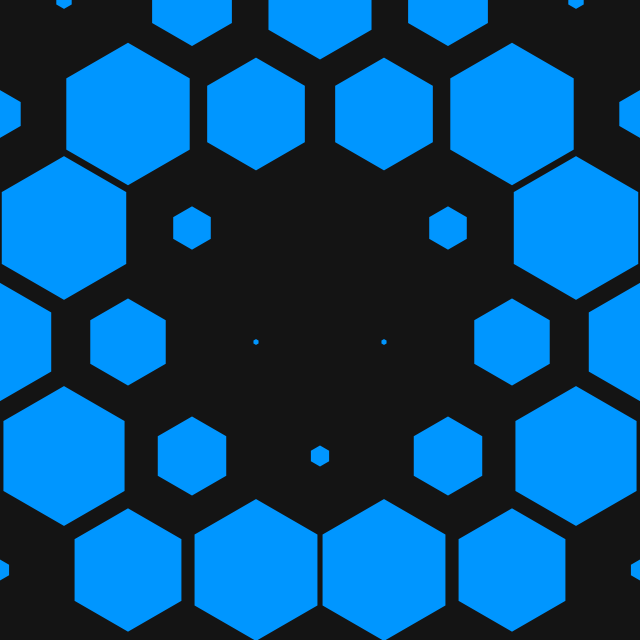
Frame 1 (no input)
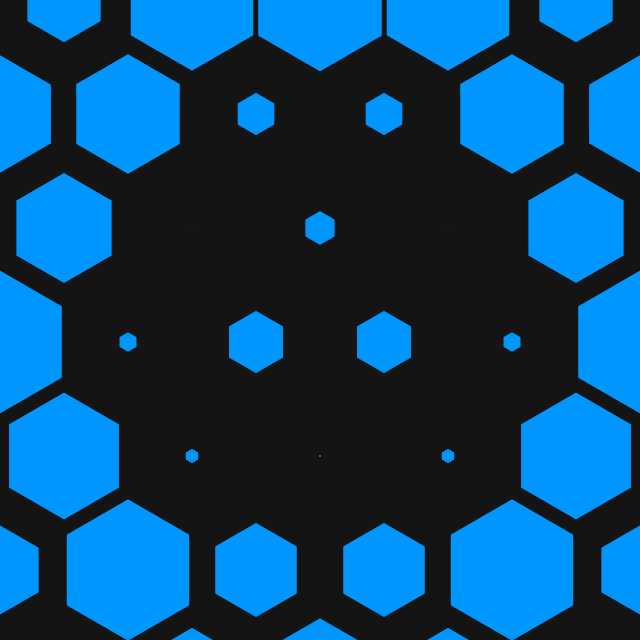
Frame 60 (the mouse pressed at the canvas centre just before this capture)
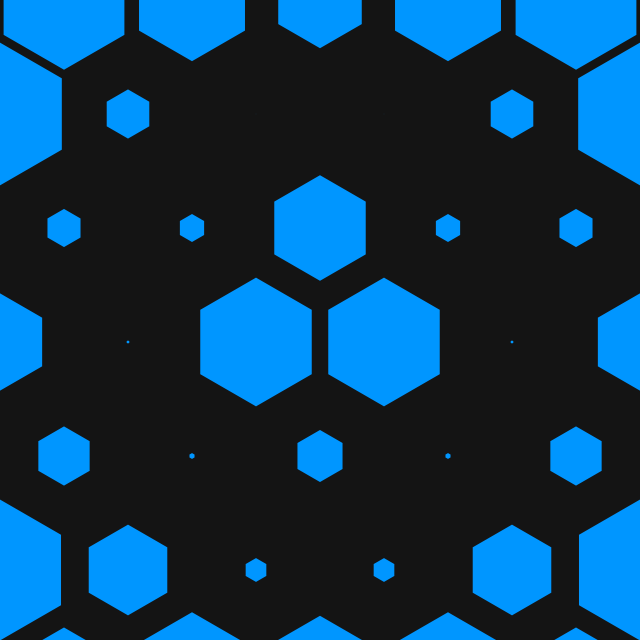
Frame 120 (the mouse held since frame 60 and released just before this capture)

The Processing sketch that drew these frames (run headless with seeded random() and noise(); from frame 60 on, the mouse is pressed at the canvas centre):

// Processing sketch: processing_184984
// ── processing_184984.pde

float ratio = 1.78125;

void setup() {
  size(640, 640);
  noStroke();
  fill(0, 150, 255);
}

void draw() {
  background(20);

  float size = 64;
  float yoff = size*ratio;
  /* Ratio 1:1.78125 */

  for (int x = 0; x <= width+size; x+=size*2) {
    for (float y = 0; y <= height+yoff; y+=yoff) {
      float xo = 0;
      if ((y % (yoff * 2)) == 0) {
        xo = size;
      } else {
        xo = 0;
      }
      makeHex(new PVector(x+xo, y), size);
    }
  }
}

void makeHex(PVector loc, float size) {
  float diff = sin(radians(dist(loc.x, loc.y, width/2, height/2)-frameCount))*size/ratio;
  beginShape();
  for (int i = 0; i < 6; i++) {
    float angle = PI*i/3;
    vertex(loc.x+sin(angle) * (size/ratio-diff), loc.y+cos(angle) * (size/ratio-diff));
  }
  endShape(CLOSE);
}
